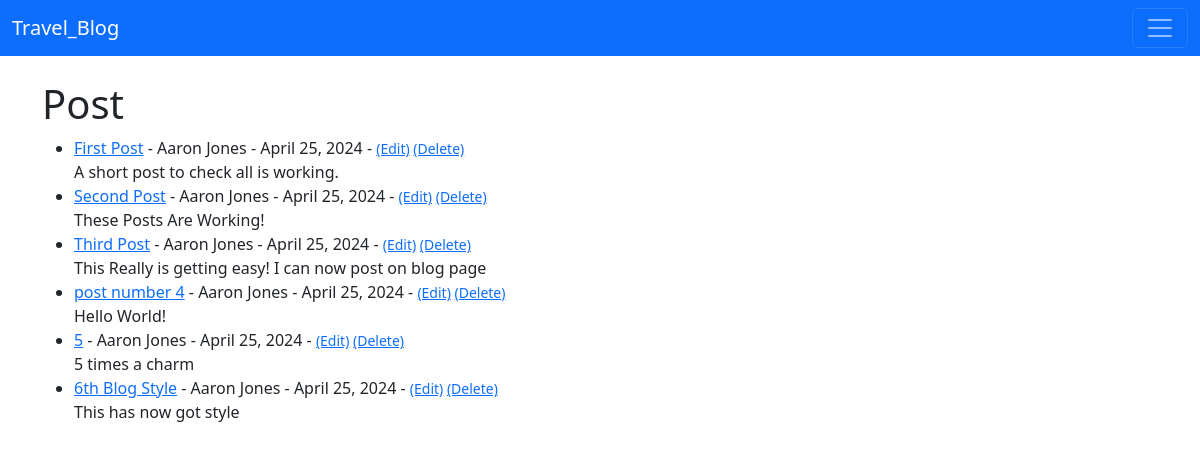
/, run on an earlier commit of the app's database.
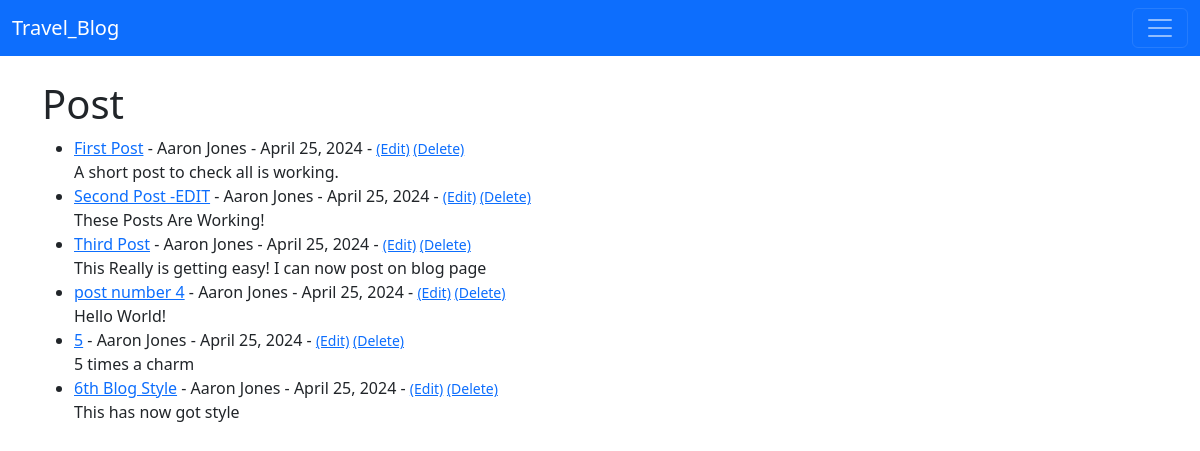
And on a later commit of the database.
### travel_blog/models.py (models this page shows, shortened)
class Post(models.Model):
    title = models.CharField(max_length=255)
    title_tag = models.CharField(max_length=255)
    author = models.ForeignKey(User, on_delete=models.CASCADE)
    body = models.TextField()
    post_date = models.DateField(auto_now_add=True)

### travel_blog/views.py (the view)
# urls.py: path('', HomeView.as_view(), name='home'),
class HomeView(ListView):
    model = Post
    template_name = 'home.html'
    ordering = ['-post_date']

### travel_blog/templates/home.html
{% extends 'base.html' %}
{% block content %}
<h1>Post</h1>
<ul>
{% for post in object_list %}
<li><a href="{% url 'article-detail' post.pk %}">{{ post.title }}</a> - {{ post.author.first_name }} {{ post.author.last_name }} - {{ post.post_date }} - <small><a href="{% url 'update_post' post.pk %}">(Edit)</a>
    <a href="{% url 'delete_post' post.pk %}">(Delete)</a>
</small><br/>
{{ post.body }}</li>
{% endfor %}
</ul>
{% endblock %}

What changed in the data, as far as the page shows it:
changed Post "These Posts Are Working!": title "Second Post" → "Second Post -EDIT"
